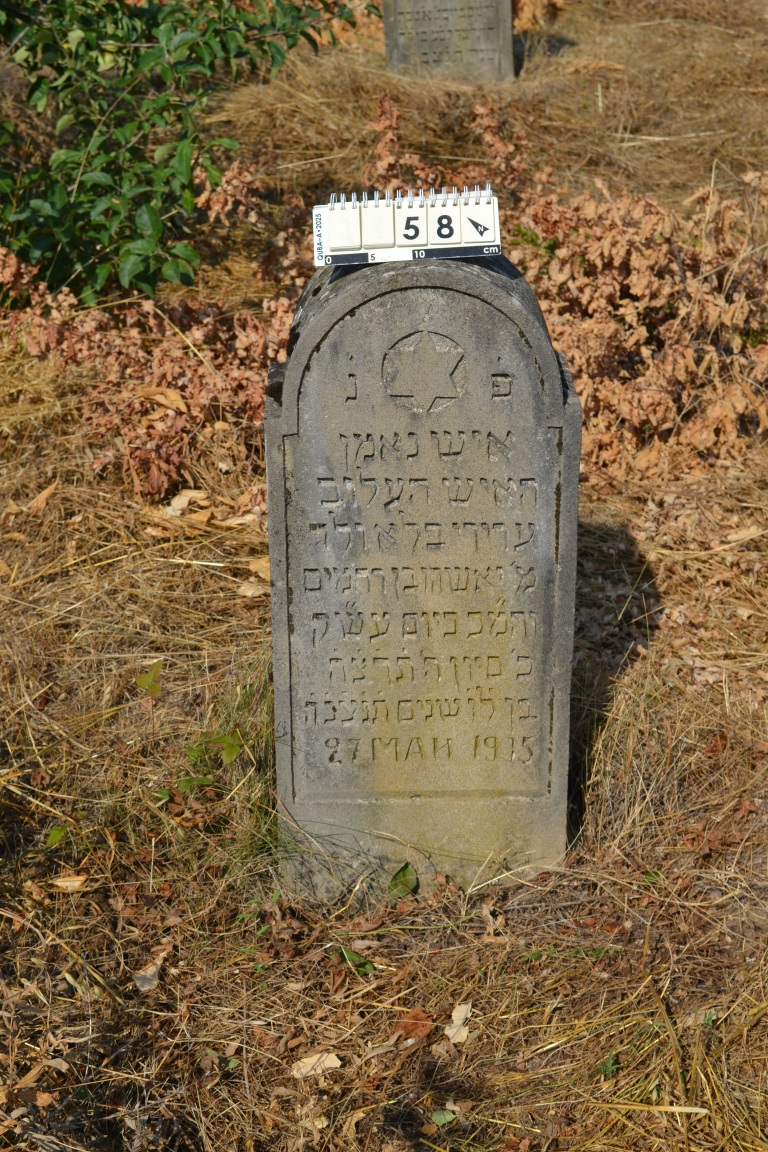
#> input picture input_photos/QBA0058.JPG, 3072 x 4608 px (shown at 1/4 size)
$ python -i detector.py   (imports and definitions only)
#> lines starting #> are read from the running program, lines starting #| are printed output that depends on the picture; after the words box and inside, x2 and y2 are one past the last pixel; in counts of white or black regions, pixels touching at a corner belong together
#> in detect_plate, image is the input picture: shape (4608, 3072, 3); mean B, G, R 69.5, 102.5, 123.6
from __future__ import annotations

from pathlib import Path
from typing import Optional

import cv2
import numpy as np


def _resize_if_needed(image: np.ndarray, max_side: int = 1600) -> np.ndarray:
#> called with max_side = 1600
    h, w = image.shape[:2]
#> h = 4608; w = 3072
    side = max(h, w)
#> side = 4608
    if side <= max_side:
        return image

    scale = max_side / side
#> scale = 0.347
    new_w = int(w * scale)
#> new_w = 1066
    new_h = int(h * scale)
#> new_h = 1600
    return cv2.resize(image, (new_w, new_h), interpolation=cv2.INTER_AREA)


def _preprocess_for_detection(image: np.ndarray) -> np.ndarray:
    gray = cv2.cvtColor(image, cv2.COLOR_BGR2GRAY)
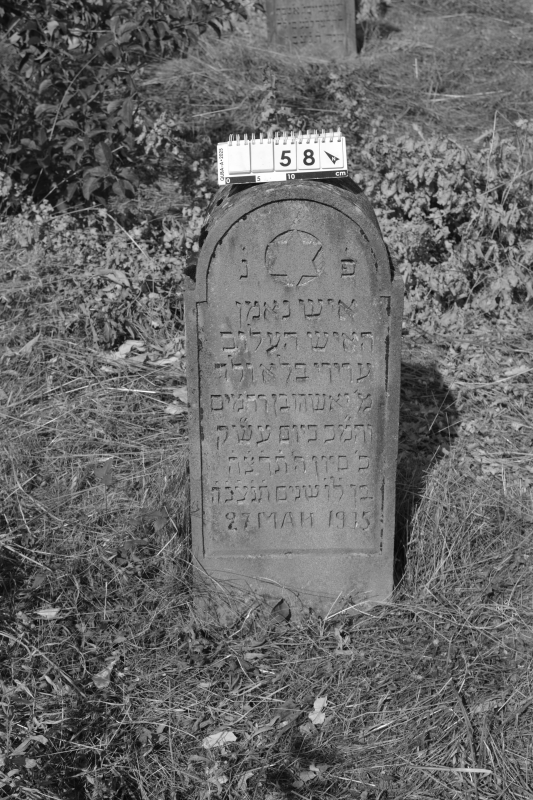
#> gray: shape (1600, 1066) (shown at 1/2 size); min 3, max 255, mean 105.1
    gray = cv2.GaussianBlur(gray, (5, 5), 0)

    # Для наших табличек ожидаем светлую карточку на более тёмном фоне.
    _, binary = cv2.threshold(gray, 180, 255, cv2.THRESH_BINARY)
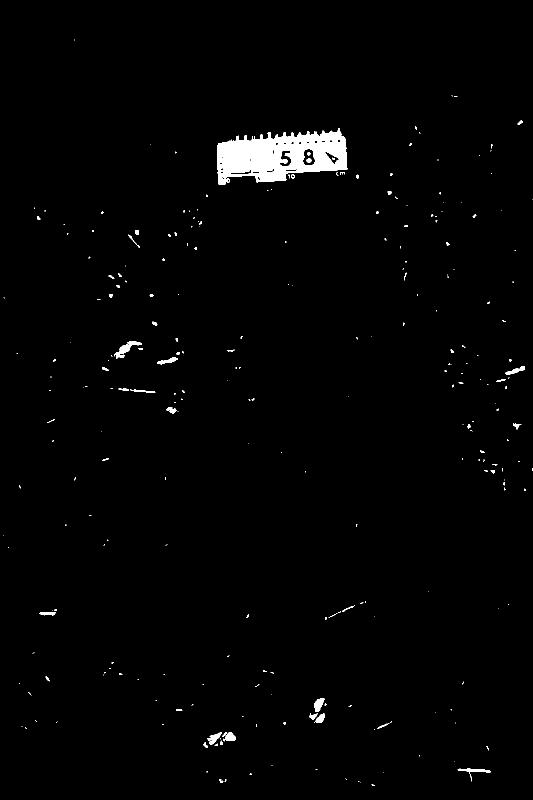
#> binary: shape (1600, 1066) (shown at 1/2 size); 1.5% white; 269 white regions (202 under 20 px), largest, box (x1, y1, x2, y2) and area: (434, 257, 695, 370) 18259, (228, 683, 284, 718) 604, (628, 1396, 649, 1424) 350

    kernel = cv2.getStructuringElement(cv2.MORPH_RECT, (11, 11))
    morphed = cv2.morphologyEx(binary, cv2.MORPH_CLOSE, kernel, iterations=2)
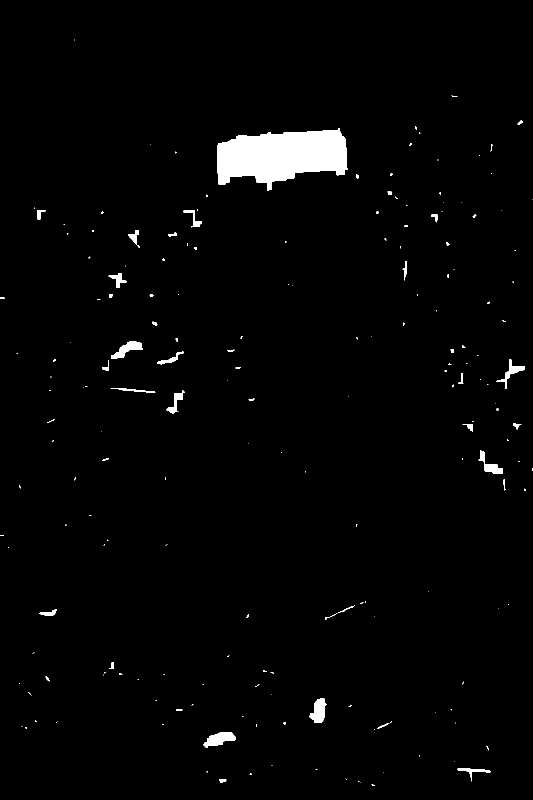
#> morphed: shape (1600, 1066) (shown at 1/2 size); 1.9% white; 191 white regions (139 under 20 px), largest, box (x1, y1, x2, y2) and area: (434, 257, 695, 382) 22081, (407, 1464, 472, 1495) 1152, (618, 1396, 653, 1446) 1062
    morphed = cv2.morphologyEx(morphed, cv2.MORPH_OPEN, kernel, iterations=1)
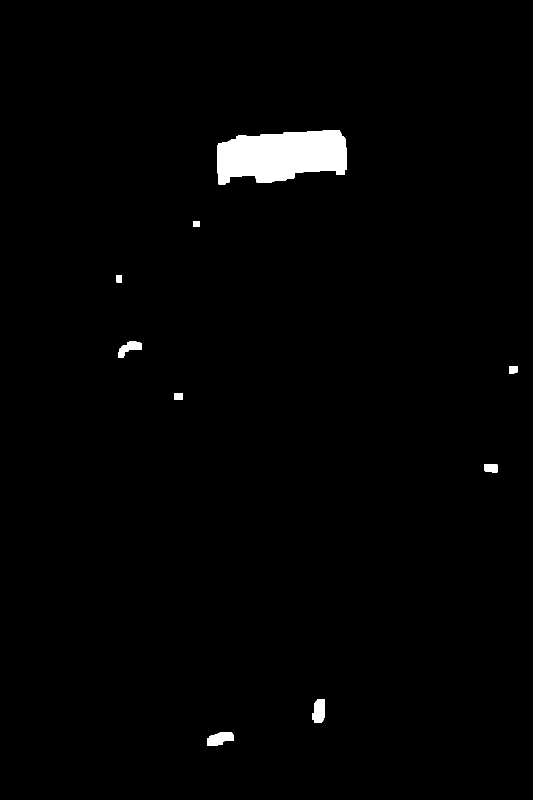
#> morphed: shape (1600, 1066) (shown at 1/2 size); 1.5% white; 9 white regions

    return morphed


def _score_candidate(x: int, y: int, w: int, h: int, image_area: int) -> float:
    area = w * h
    area_ratio = area / image_area
    aspect_ratio = w / max(h, 1)

    if area_ratio < 0.01 or area_ratio > 0.6:
        return -1.0
    if aspect_ratio < 1.2 or aspect_ratio > 5.5:
        return -1.0

    score = area_ratio * 10.0
    if 1.8 <= aspect_ratio <= 3.5:
        score += 1.0

    return score


def detect_plate(image_path: Path, debug_dir: Optional[Path] = None) -> np.ndarray | None:
    image = cv2.imread(str(image_path))
    if image is None:
        return None

    image = _resize_if_needed(image)
    processed = _preprocess_for_detection(image)

    contours, _ = cv2.findContours(processed, cv2.RETR_EXTERNAL, cv2.CHAIN_APPROX_SIMPLE)
#> contours = 9 contours; largest, box (x1, y1, x2, y2) and area: (434, 261, 694, 369) 21506, (415, 1464, 468, 1492) 978, (624, 1398, 649, 1445) 915, (236, 683, 284, 715) 701, (969, 928, 995, 945) 371
    if not contours:
        return None

    h_img, w_img = image.shape[:2]
#> h_img = 1600; w_img = 1066
    image_area = h_img * w_img
#> image_area = 1705600

    best_box = None
    best_score = -1.0

    for contour in contours:
        x, y, w, h = cv2.boundingRect(contour)
        score = _score_candidate(x, y, w, h, image_area)
        if score > best_score:
            best_score = score
            best_box = (x, y, w, h)
#> this loop made 9 passes
#> (contour, x, y, w, h, area in _score_candidate, area_ratio in _score_candidate, aspect_ratio in _score_candidate) on passes 7 to 8: ([[233, 550], [233, 564], [243, 564], [243, 550]], 233, 550, 11, 15, 165, 9.67e-05, 0.733), ([[387, 442], [387, 453], [398, 453], [398, 442]], 387, 442, 12, 12, 144, 8.44e-05, 1)
#> after the loop, best_score = 1.16

    if best_box is None or best_score < 0:
        return None

    x, y, w, h = best_box

    pad_x = int(w * 0.06)
#> pad_x = 15
    pad_y = int(h * 0.08)
#> pad_y = 8

    x1 = max(0, x - pad_x)
#> x1 = 419
    y1 = max(0, y - pad_y)
#> y1 = 253
    x2 = min(w_img, x + w + pad_x)
#> x2 = 709
    y2 = min(h_img, y + h + pad_y)
#> y2 = 377

    crop = image[y1:y2, x1:x2].copy()
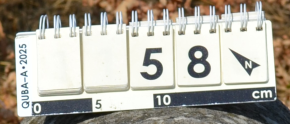
#> crop: shape (124, 290, 3); mean B, G, R 158.3, 168.6, 173.1

    if debug_dir is not None:
        debug_dir.mkdir(parents=True, exist_ok=True)
        debug_image = image.copy()
        cv2.rectangle(debug_image, (x1, y1), (x2, y2), (0, 255, 0), 2)
        cv2.imwrite(str(debug_dir / f"{image_path.stem}_detected_box.jpg"), debug_image)
        cv2.imwrite(str(debug_dir / f"{image_path.stem}_processed.jpg"), processed)
        cv2.imwrite(str(debug_dir / f"{image_path.stem}_crop.jpg"), crop)

    return crop

>>> result = detect_plate('input_photos/QBA0058.JPG')

$ run again, on input_photos/QBA0078.JPG
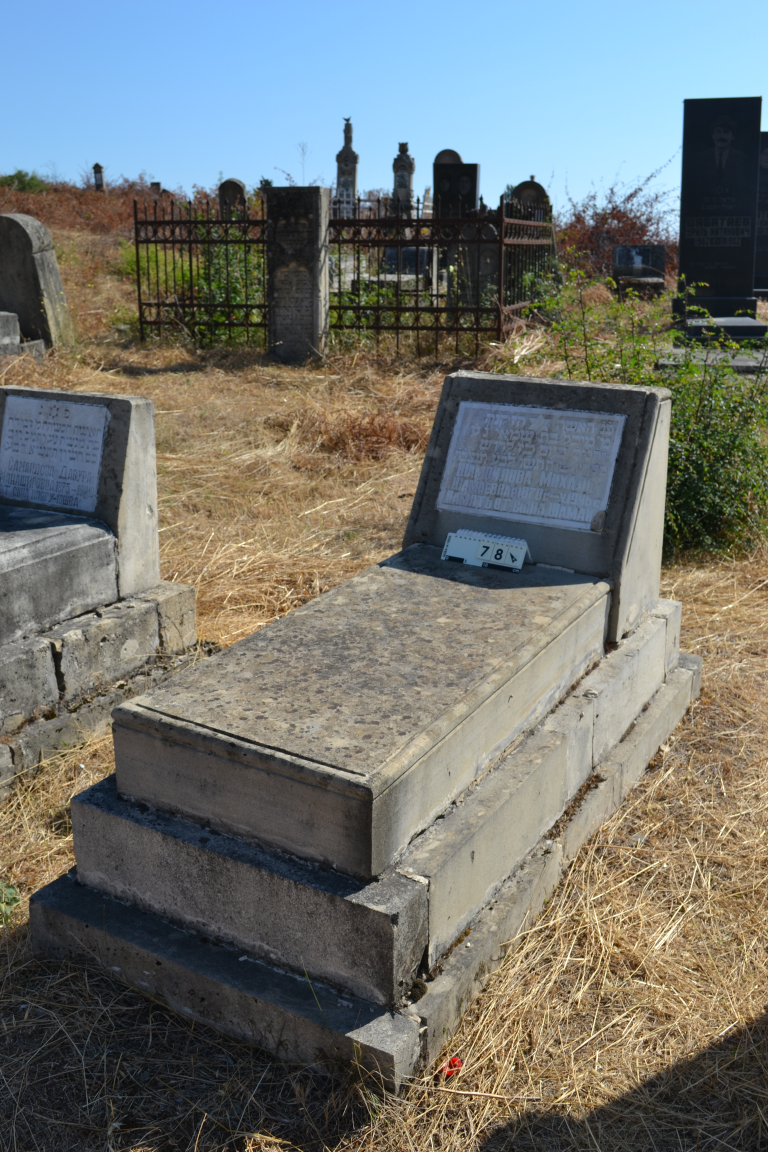
#> input picture input_photos/QBA0078.JPG, 3072 x 4608 px (shown at 1/4 size)
#> in detect_plate, image is the input picture: shape (4608, 3072, 3); mean B, G, R 111, 115.7, 112.7
#> in _preprocess_for_detection, `_, binary = cv2.threshold(gray, 180, 255, cv2.THRESH_BINARY)`:
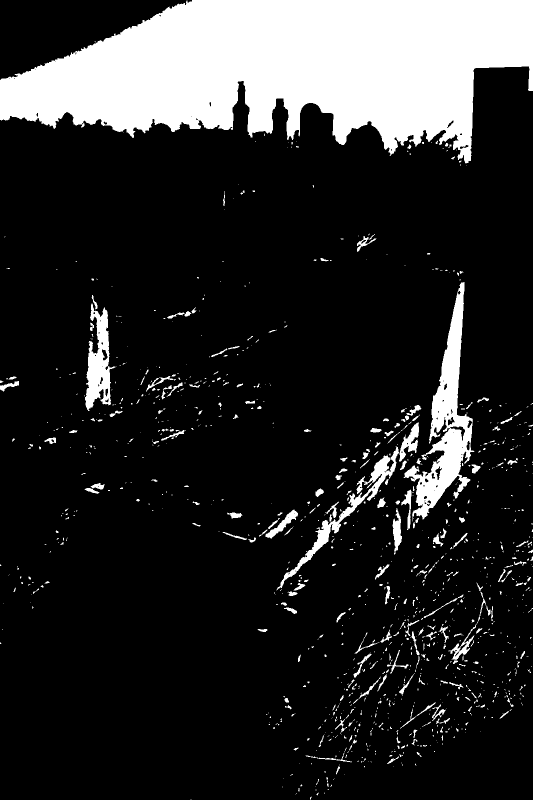
#> binary: shape (1600, 1066) (shown at 1/2 size); 16.6% white; 1092 white regions (820 under 20 px), largest, box (x1, y1, x2, y2) and area: (0, 0, 1066, 327) 224690, (807, 564, 949, 1043) 20172, (170, 607, 231, 822) 6331
#> contours = 47 contours; largest, box (x1, y1, x2, y2) and area: (0, 0, 1066, 331) 229136, (628, 577, 976, 1098) 55074, (643, 1183, 1048, 1525) 41954, (170, 607, 246, 843) 10964, (778, 1405, 932, 1531) 6404
#> the loop in detect_plate, `for contour in contours:` made 47 passes
#> (x, y, w, h, area in _score_candidate, area_ratio in _score_candidate, aspect_ratio in _score_candidate, score) on passes 1, 23: (621, 1593, 15, 7, 105, 6.16e-05, 2.14, -1), (499, 1070, 12, 12, 144, 8.44e-05, 1, -1)
#> after the loop in detect_plate, `for contour in contours:`: best_score = 3.07
#> pad_x = 63
#> pad_y = 26
#> x1 = 0
#> x2 = 1066
#> y2 = 357
#> in detect_plate, `crop = image[y1:y2, x1:x2].copy()`:
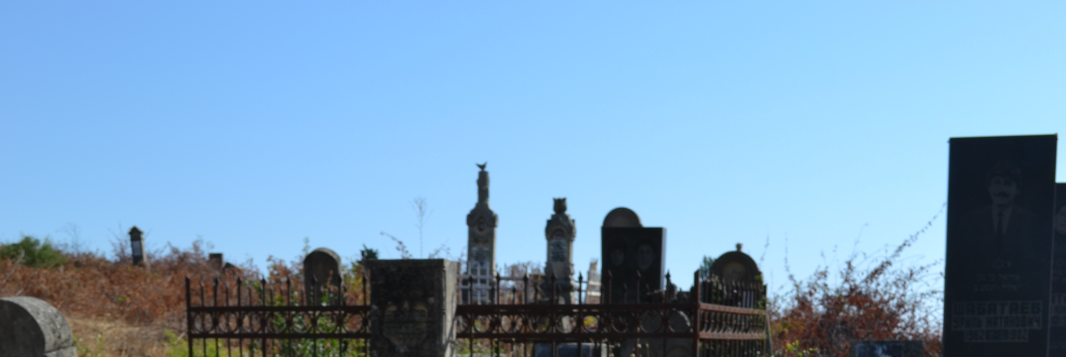
#> crop: shape (357, 1066, 3); mean B, G, R 189.4, 159.8, 122.8

$ run again, on input_photos/QBA0071a.JPG
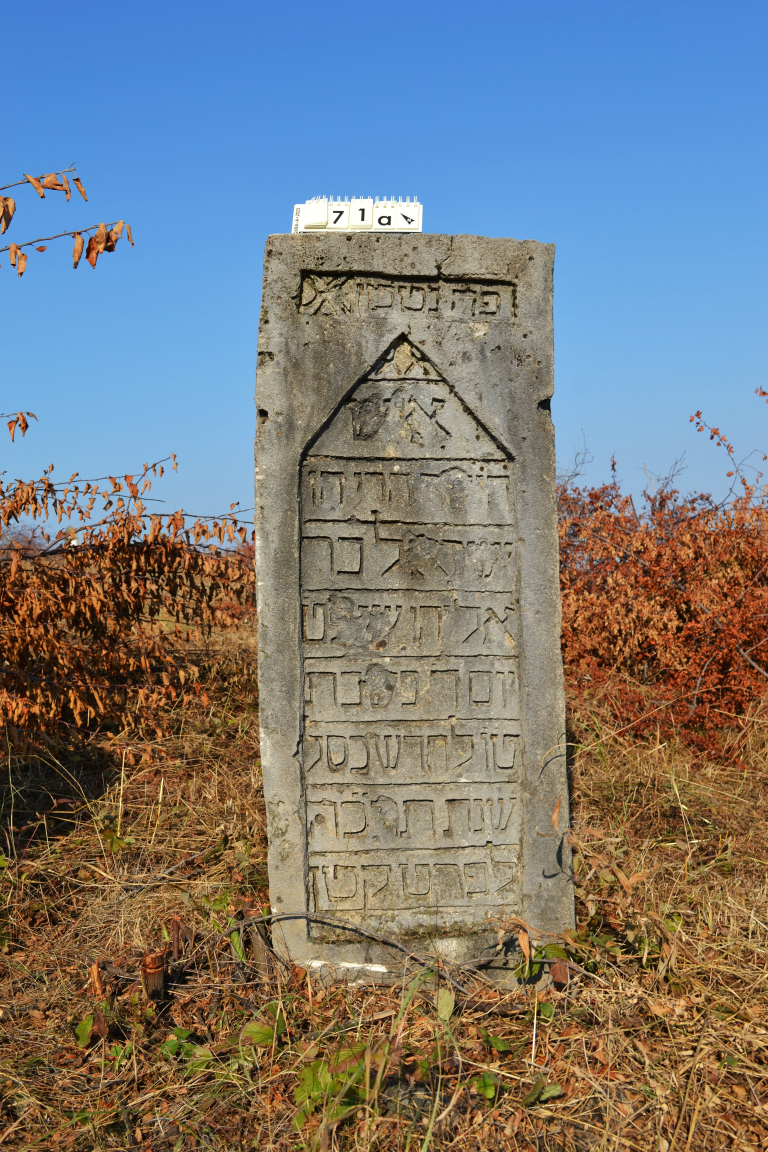
#> input picture input_photos/QBA0071a.JPG, 3072 x 4608 px (shown at 1/4 size)
#> in detect_plate, image is the input picture: shape (4608, 3072, 3); mean B, G, R 123.9, 122.9, 120.1
#> in _preprocess_for_detection, `_, binary = cv2.threshold(gray, 180, 255, cv2.THRESH_BINARY)`:
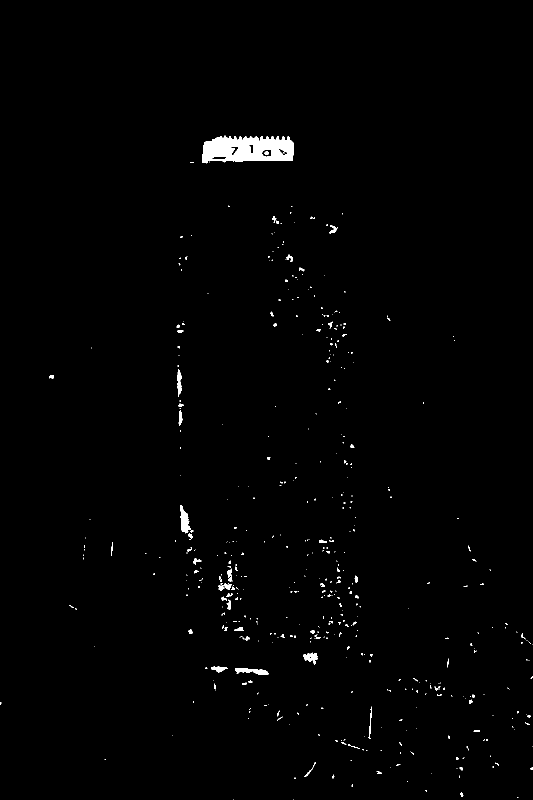
#> binary: shape (1600, 1066) (shown at 1/2 size); 0.9% white; 480 white regions (390 under 20 px), largest, box (x1, y1, x2, y2) and area: (404, 271, 587, 327) 7554, (360, 1010, 382, 1067) 639, (471, 1336, 537, 1350) 522
#> in _preprocess_for_detection, `morphed = cv2.morphologyEx(morphed, cv2.MORPH_OPEN, kernel, iterations..`:
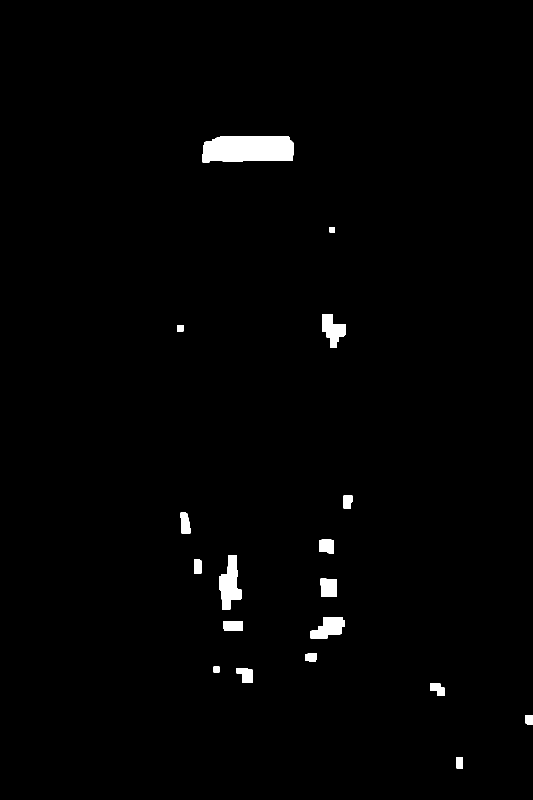
#> morphed: shape (1600, 1066) (shown at 1/2 size); 1.3% white; 18 white regions
#> contours = 18 contours; largest, box (x1, y1, x2, y2) and area: (405, 272, 587, 325) 8392, (438, 1110, 483, 1219) 2800, (621, 1235, 689, 1277) 1810, (644, 628, 692, 696) 1792, (641, 1157, 673, 1194) 1051
#> the loop in detect_plate, `for contour in contours:` made 18 passes
#> (contour, x, y, w, h, area in _score_candidate, area_ratio in _score_candidate, aspect_ratio in _score_candidate) on passes 5, 17: ([[427, 1333], [427, 1344], [438, 1344], [438, 1333]], 427, 1333, 12, 12, 144, 8.44e-05, 1), ([[659, 454], [659, 464], [669, 464], [669, 454]], 659, 454, 11, 11, 121, 7.09e-05, 1)
#> after the loop in detect_plate, `for contour in contours:`: best_score = -1

$ run again, on input_photos/TUL895.JPG
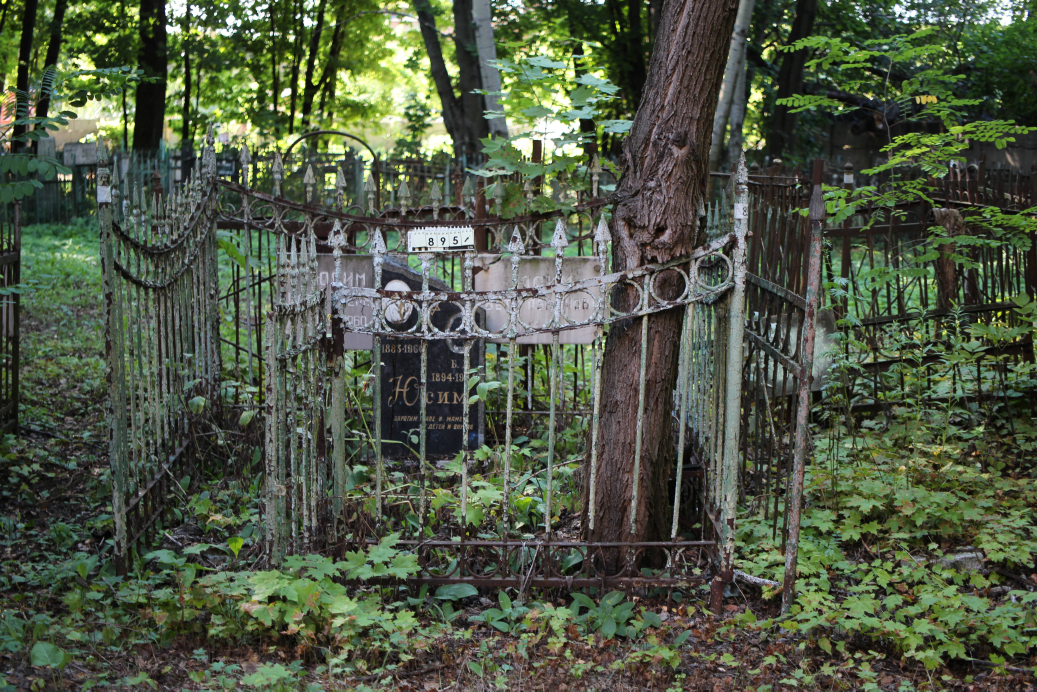
#> input picture input_photos/TUL895.JPG, 5184 x 3456 px (shown at 1/5 size)
#> in detect_plate, image is the input picture: shape (3456, 5184, 3); mean B, G, R 68.2, 87.9, 78.6
#> in _preprocess_for_detection, `_, binary = cv2.threshold(gray, 180, 255, cv2.THRESH_BINARY)`:
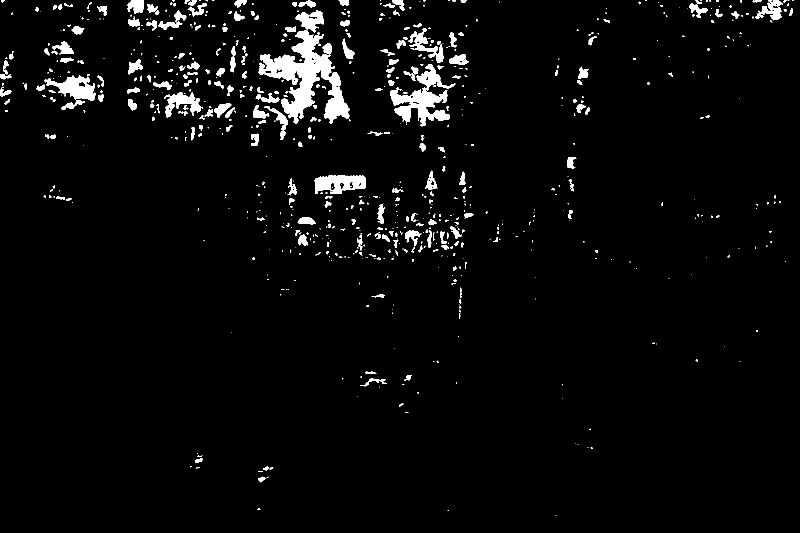
#> binary: shape (1066, 1600) (shown at 1/2 size); 3.6% white; 775 white regions (494 under 20 px), largest, box (x1, y1, x2, y2) and area: (517, 61, 699, 248) 12964, (781, 128, 911, 253) 5811, (629, 350, 731, 388) 2676
#> contours = 32 contours; largest, box (x1, y1, x2, y2) and area: (502, 0, 699, 291) 28880, (774, 49, 935, 249) 18525, (630, 350, 926, 518) 15472, (258, 99, 489, 281) 14746, (255, 0, 416, 73) 8486
#> the loop in detect_plate, `for contour in contours:` made 32 passes
#> (contour, x, y, w, h, area in _score_candidate, area_ratio in _score_candidate, aspect_ratio in _score_candidate) on pass 4: ([[591, 494], [591, 504], [601, 504], [601, 494]], 591, 494, 11, 11, 121, 7.09e-05, 1)
#> after the loop in detect_plate, `for contour in contours:`: best_score = 0.292
#> in detect_plate, `x, y, w, h = best_box`: x = 630; y = 350; w = 296; h = 168
#> pad_x = 17
#> pad_y = 13
#> x1 = 613
#> y1 = 337
#> x2 = 943
#> y2 = 531
#> in detect_plate, `crop = image[y1:y2, x1:x2].copy()`:
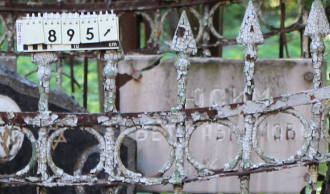
#> crop: shape (194, 330, 3); mean B, G, R 129.6, 129.5, 126.4
